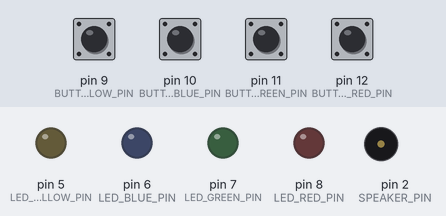
Simulated run of this program. Board: Arduino Uno, built with avr-gcc and run on an emulated ATmega328P. Shown: output pins drawn as LEDs (lit = HIGH), buzzer (waves = sounding). Dashed ring = blinking. Inputs (shaded band) come from the test bench; at power-on: pin 9 (BUTTON_YELLOW_PIN), pin 10 (BUTTON_BLUE_PIN), pin 11 (BUTTON_GREEN_PIN), pin 12 (BUTTON_RED_PIN) HIGH. Random numbers use the default seed unless the program sets one.

Above: at 1.9 s.
2.0 s: pin 9 (BUTTON_YELLOW_PIN) pulled LOW for 0.15 s
At 2.62 s:
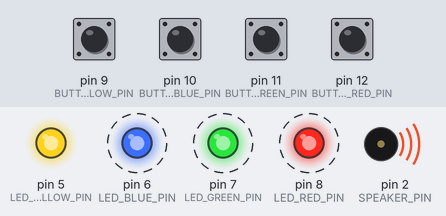
5.0 s: pin 10 (BUTTON_BLUE_PIN) pulled LOW for 0.15 s
At 5.4 s:
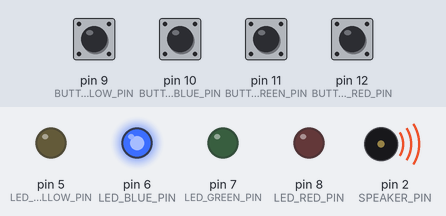
8.1 s: pin 11 (BUTTON_GREEN_PIN) pulled LOW for 0.15 s
At 8.4 s:
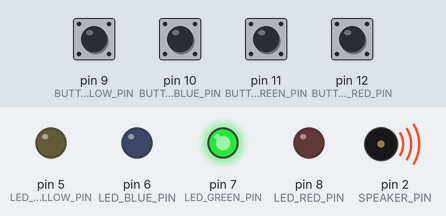
11.1 s: pin 11 (BUTTON_GREEN_PIN) pulled LOW for 1 s
At 13.4 s:
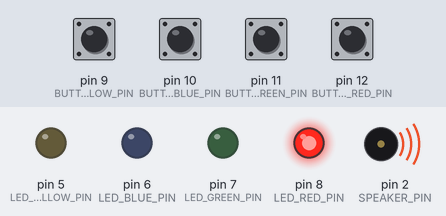
14.1 s: pin 12 (BUTTON_RED_PIN) pulled LOW for 0.15 s
At 17.0 s:
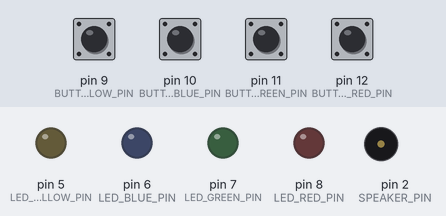
17.2 s: pin 12 (BUTTON_RED_PIN) pulled LOW for 1 s
At 17.6 s:
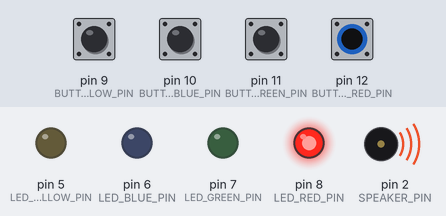
Timing chart, 0 to 21.7 s (numbered marks = the images above; inputs shaded):
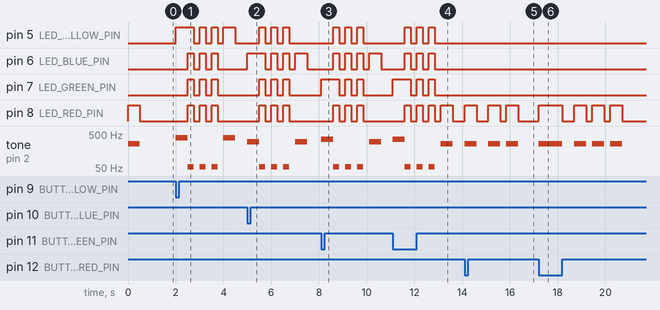

Measured:
- after the input at 2.0 s, pin 5 (LED_YELLOW_PIN): LOW → HIGH at once, then repeats every 0.50 s: LOW 0.25 s, HIGH 0.25 s; pin 6 (LED_BLUE_PIN): alternates HIGH for 0.25 s and LOW for 0.25 s, 6 changes in all, then stays LOW, starting after 0.50 s
- after the input at 5.0 s, pin 5 (LED_YELLOW_PIN): alternates HIGH for 0.25 s and LOW for 0.25 s, 6 changes in all, then stays LOW, starting after 0.50 s; pin 6 (LED_BLUE_PIN): LOW → HIGH at once, then repeats every 0.50 s: LOW 0.25 s, HIGH 0.25 s
- after the input at 8.1 s, pin 5 (LED_YELLOW_PIN): alternates HIGH for 0.25 s and LOW for 0.25 s, 6 changes in all, then stays LOW, starting after 0.50 s; pin 6 (LED_BLUE_PIN): goes 3 × (HIGH 0.25 s, LOW 0.25 s), HIGH 0.50 s, then LOW, starting after 0.50 s
- after the input at 11.1 s, pin 5 (LED_YELLOW_PIN), pin 6 (LED_BLUE_PIN): alternates HIGH for 0.25 s and LOW for 0.25 s, 6 changes in all, then stays LOW, starting after 0.50 s
- after the input at 14.1 s, pin 8 (LED_RED_PIN): goes HIGH 0.50 s, LOW 0.50 s, HIGH 0.50 s, LOW 0.25 s, HIGH 0.50 s, then LOW, starting at once; tone on pin 2 (SPEAKER_PIN): goes 262 Hz 0.50 s, silent 0.50 s, 262 Hz 0.50 s, silent 0.25 s, 262 Hz 0.50 s, then silent, starting at once
- after the input at 17.2 s, pin 8 (LED_RED_PIN): LOW → HIGH at once, → LOW 1.0 s later, → HIGH 0.50 s later, → LOW 0.50 s later, … (8 changes in this stretch); tone on pin 2 (SPEAKER_PIN): plays 262 Hz for 1.0 s, 262 Hz for 0.50 s, 262 Hz for 0.50 s, 262 Hz for 0.50 s, starting at once

The program:

main.cpp
```cpp
#include <Arduino.h>
#include <vector>
#include "pitches.h"
#include "pins.h"

//buffer for storing the order of buttons
std::vector<int> buffer;
std::vector<int> playerBuffer;


bool isPlayerInput = false;
//
const size_t MAX_SCOPE = 20;

const size_t BTNS[] = {BUTTON_RED_PIN,BUTTON_GREEN_PIN,BUTTON_BLUE_PIN,BUTTON_YELLOW_PIN};
const size_t LEDS[]={LED_RED_PIN,LED_GREEN_PIN,LED_BLUE_PIN,LED_YELLOW_PIN};
const int tunes[] = {NOTE_C4,NOTE_F4,NOTE_D4,NOTE_G4};
const size_t SIZE_BTNS =4;
#pragma region DefinesFunc
void clearBuffers();
void resetBuffer();
void addNewBtnToBuffer(const size_t newValue);
void playBuffer();
void playSoundAndLed(const size_t btn,size_t time = 500);
void playerInput();
void checkPlayerInput(int playerBtn);
void loseGame();
void winGame();
void checkBuffer();
#pragma endregion DefinesFunc

void setup()
{
  for (size_t i = 0; i < SIZE_BTNS; i++)
  {
    pinMode(BTNS[i],INPUT_PULLUP);
    pinMode(LEDS[i],OUTPUT);
  }
  randomSeed(analogRead(0));
  resetBuffer();
  playBuffer();
}

void loop()
{
  playerInput();
  if (!isPlayerInput){
    delay(500);
     playBuffer();}
}

#pragma region GameFunc
void clearBuffers()
{
  buffer.clear();
  playerBuffer.clear();
}

//Clear the game buffer and add a random number.
void resetBuffer()
{

  clearBuffers();
  addNewBtnToBuffer(random(SIZE_BTNS));
}

void addNewBtnToBuffer(const size_t newValue)
{
  buffer.push_back(newValue);
}
//go through the game buffer, and give the player a move
void playBuffer()
{
  for (size_t i = 0 ; i < buffer.size();i++)
  {
    playSoundAndLed(buffer[i]);
    delay(250);
  }
  isPlayerInput = true;
}

void playSoundAndLed(const size_t btn, size_t time = 500)
{
  digitalWrite(LEDS[btn], HIGH);
  tone(SPEAKER_PIN, tunes[btn]);
  delay(time);
  digitalWrite(LEDS[btn],LOW);
  noTone(SPEAKER_PIN);
}

void playerInput()
{
  if(!isPlayerInput) return;
  for (size_t activeBtn = 0; activeBtn < SIZE_BTNS; activeBtn++)
  {
    if(digitalRead(BTNS[activeBtn])==LOW)
    {
      playSoundAndLed(activeBtn);

      playerBuffer.push_back(activeBtn);

      checkPlayerInput(activeBtn);

    }
  }
}

void checkPlayerInput(int playerBtn)
{
  size_t playerStep = playerBuffer.size()-1;

  if (buffer[playerStep] == playerBtn)
  {

    checkBuffer();

  }else{
    loseGame();
  }

  if(buffer.size() > MAX_SCOPE) winGame();
}
void loseGame()
{
  #pragma region PlayLeds
  for (size_t i = 0; i < 3; i++)
  {
    for (size_t j = 0; j < SIZE_BTNS; j++)
    {
      digitalWrite(LEDS[j],HIGH);
    }
    tone(SPEAKER_PIN,NOTE_A1);
    delay(250);
    for (size_t j = 0; j < SIZE_BTNS; j++)
    {
      digitalWrite(LEDS[j],LOW);
    }
    noTone(SPEAKER_PIN);
    delay(250);
  }
  #pragma endregion PlayLeds
  resetBuffer();
  playBuffer();


}
void winGame()
{
  #pragma region PlayLeds
  const int waveTimes = 3;
  for (size_t i = 0; i < waveTimes; i++)
  {
    for (size_t l = 0;l < SIZE_BTNS; l++)
    {
      playSoundAndLed(l,250);
    }
  }
  #pragma endregion PlayLeds

  resetBuffer();
}

//check whether the player has gone through the entire buffer
void checkBuffer()
{

  if(buffer.size() == playerBuffer.size())
  {
    addNewBtnToBuffer(random(SIZE_BTNS));
    isPlayerInput = false;
    playerBuffer.clear();

  }
}

#pragma endregion GameFunc
```

pitches.h
```cpp
/**************************************************
   This file defines constants with the frequency
   of different musical notes.
 *************************************************/

#define NOTE_B0  31
#define NOTE_C1  33
#define NOTE_CS1 35
#define NOTE_D1  37
#define NOTE_DS1 39
#define NOTE_E1  41
#define NOTE_F1  44
#define NOTE_FS1 46
#define NOTE_G1  49
#define NOTE_GS1 52
#define NOTE_A1  55
#define NOTE_AS1 58
#define NOTE_B1  62
#define NOTE_C2  65
#define NOTE_CS2 69
#define NOTE_D2  73
#define NOTE_DS2 78
#define NOTE_E2  82
#define NOTE_F2  87
#define NOTE_FS2 93
#define NOTE_G2  98
#define NOTE_GS2 104
#define NOTE_A2  110
#define NOTE_AS2 117
#define NOTE_B2  123
#define NOTE_C3  131
#define NOTE_CS3 139
#define NOTE_D3  147
#define NOTE_DS3 156
#define NOTE_E3  165
#define NOTE_F3  175
#define NOTE_FS3 185
#define NOTE_G3  196
#define NOTE_GS3 208
#define NOTE_A3  220
#define NOTE_AS3 233
#define NOTE_B3  247
#define NOTE_C4  262
#define NOTE_CS4 277
#define NOTE_D4  294
#define NOTE_DS4 311
#define NOTE_E4  330
#define NOTE_F4  349
#define NOTE_FS4 370
#define NOTE_G4  392
#define NOTE_GS4 415
#define NOTE_A4  440
#define NOTE_AS4 466
#define NOTE_B4  494
#define NOTE_C5  523
#define NOTE_CS5 554
#define NOTE_D5  587
#define NOTE_DS5 622
#define NOTE_E5  659
#define NOTE_F5  698
#define NOTE_FS5 740
#define NOTE_G5  784
#define NOTE_GS5 831
#define NOTE_A5  880
#define NOTE_AS5 932
#define NOTE_B5  988
#define NOTE_C6  1047
#define NOTE_CS6 1109
#define NOTE_D6  1175
#define NOTE_DS6 1245
#define NOTE_E6  1319
#define NOTE_F6  1397
#define NOTE_FS6 1480
#define NOTE_G6  1568
#define NOTE_GS6 1661
#define NOTE_A6  1760
#define NOTE_AS6 1865
#define NOTE_B6  1976
#define NOTE_C7  2093
#define NOTE_CS7 2217
#define NOTE_D7  2349
#define NOTE_DS7 2489
#define NOTE_E7  2637
#define NOTE_F7  2794
#define NOTE_FS7 2960
#define NOTE_G7  3136
#define NOTE_GS7 3322
#define NOTE_A7  3520
#define NOTE_AS7 3729
#define NOTE_B7  3951
#define NOTE_C8  4186
#define NOTE_CS8 4435
#define NOTE_D8  4699
#define NOTE_DS8 4978
```

pins.h
```cpp
//LED PINS
#define LED_RED_PIN 8
#define LED_GREEN_PIN 7
#define LED_BLUE_PIN 6
#define LED_YELLOW_PIN 5
//BTNS PINS
#define BUTTON_RED_PIN 12
#define BUTTON_GREEN_PIN 11
#define BUTTON_BLUE_PIN 10
#define BUTTON_YELLOW_PIN 9

//
#define SPEAKER_PIN 2
```
